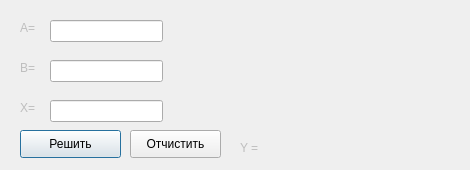
<?xml version="1.0" encoding="UTF-8"?>
<ui version="4.0">
 <class>Dialog</class>
 <widget class="QDialog" name="Dialog">
  <property name="geometry">
   <rect>
    <x>0</x>
    <y>0</y>
    <width>470</width>
    <height>170</height>
   </rect>
  </property>
  <property name="windowTitle">
   <string>ZEA_Lab2</string>
  </property>
  <widget class="QLineEdit" name="lineEdit_A">
   <property name="geometry">
    <rect>
     <x>50</x>
     <y>20</y>
     <width>113</width>
     <height>22</height>
    </rect>
   </property>
  </widget>
  <widget class="QLineEdit" name="lineEdit_B">
   <property name="geometry">
    <rect>
     <x>50</x>
     <y>60</y>
     <width>113</width>
     <height>22</height>
    </rect>
   </property>
  </widget>
  <widget class="QLineEdit" name="lineEdit_X">
   <property name="geometry">
    <rect>
     <x>50</x>
     <y>100</y>
     <width>113</width>
     <height>22</height>
    </rect>
   </property>
  </widget>
  <widget class="QLabel" name="label_img">
   <property name="geometry">
    <rect>
     <x>180</x>
     <y>10</y>
     <width>271</width>
     <height>111</height>
    </rect>
   </property>
   <property name="text">
    <string/>
   </property>
   <property name="pixmap">
    <pixmap>task.png</pixmap>
   </property>
  </widget>
  <widget class="QPushButton" name="pushButton_Run">
   <property name="geometry">
    <rect>
     <x>20</x>
     <y>130</y>
     <width>101</width>
     <height>28</height>
    </rect>
   </property>
   <property name="text">
    <string>Решить</string>
   </property>
  </widget>
  <widget class="QLabel" name="label_Answer">
   <property name="enabled">
    <bool>false</bool>
   </property>
   <property name="geometry">
    <rect>
     <x>240</x>
     <y>140</y>
     <width>211</width>
     <height>16</height>
    </rect>
   </property>
   <property name="text">
    <string>Y = </string>
   </property>
  </widget>
  <widget class="QLabel" name="label_A">
   <property name="enabled">
    <bool>false</bool>
   </property>
   <property name="geometry">
    <rect>
     <x>20</x>
     <y>20</y>
     <width>21</width>
     <height>16</height>
    </rect>
   </property>
   <property name="text">
    <string>A=</string>
   </property>
  </widget>
  <widget class="QLabel" name="label_B">
   <property name="enabled">
    <bool>false</bool>
   </property>
   <property name="geometry">
    <rect>
     <x>20</x>
     <y>60</y>
     <width>21</width>
     <height>16</height>
    </rect>
   </property>
   <property name="text">
    <string>B=</string>
   </property>
  </widget>
  <widget class="QLabel" name="label_X">
   <property name="enabled">
    <bool>false</bool>
   </property>
   <property name="geometry">
    <rect>
     <x>20</x>
     <y>100</y>
     <width>21</width>
     <height>16</height>
    </rect>
   </property>
   <property name="text">
    <string>X=</string>
   </property>
  </widget>
  <widget class="QPushButton" name="pushButton_Clean">
   <property name="geometry">
    <rect>
     <x>130</x>
     <y>130</y>
     <width>91</width>
     <height>28</height>
    </rect>
   </property>
   <property name="text">
    <string>Отчистить</string>
   </property>
  </widget>
 </widget>
 <resources/>
 <connections/>
</ui>
